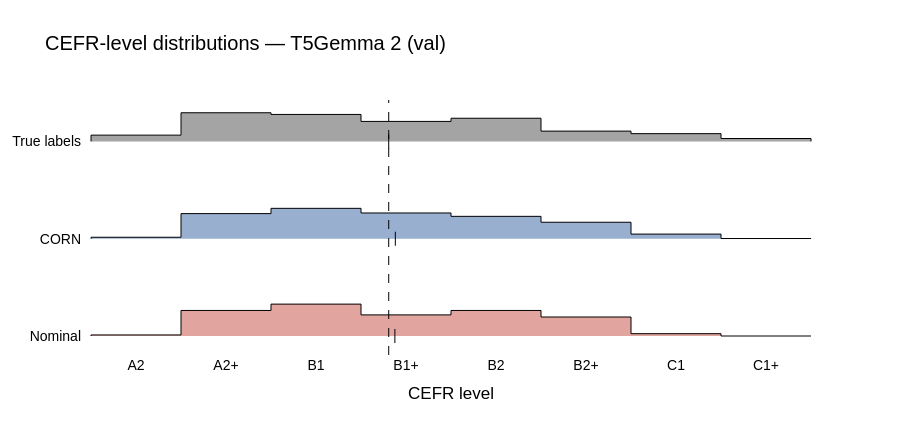

Notebook cell for this chart:
### Markdown cell above
# Histograms (including CORN and Nominal)

### Code cell
# Cell: ridgeline of label distributions from saved predictions (val)
import os
import numpy as np
import pandas as pd
import plotly.graph_objects as go

# (display name, run dir) — uncomment the Nominal line once that run exists
conditions = [
    ("CORN", "runs/t5gemma2_corn"),
    ("Nominal", "runs/t5gemma2_nominal"),
]

# true labels are shared across conditions (same val set, same order) -> read once
first_df = pd.read_csv(os.path.join(conditions[0][1], "dev_predictions.csv"))
ridge_rows = [("True labels", first_df["true_label"])]
for name, run_dir in conditions:
    df = pd.read_csv(os.path.join(run_dir, "dev_predictions.csv"))
    ridge_rows.append((name, df["pred_label"]))

idx = {lvl: i for i, lvl in enumerate(LEVELS)}
n_levels = len(LEVELS)

def level_proportions(series):
    s = series[series.isin(LEVELS)]
    counts = s.map(idx).value_counts().reindex(range(n_levels), fill_value=0)
    total = counts.sum()
    return (counts / total).to_numpy() if total else counts.to_numpy().astype(float)

def row_color(name):
    if name == "True labels": return "rgba(90,90,90,0.55)"
    if name == "CORN":        return "rgba(70,110,170,0.55)"
    if name == "Nominal":     return "rgba(200,90,80,0.55)"
    return "rgba(120,120,120,0.55)"

spacing = 1.0
scale   = 1.3

fig = go.Figure()
n_rows = len(ridge_rows)

for i, (name, series) in enumerate(ridge_rows):
    base = (n_rows - 1 - i) * spacing
    p = level_proportions(series)

    xs, ys = [], []
    for j in range(n_levels):
        xs += [j - 0.5, j + 0.5]
        ys += [base + scale * p[j]] * 2
    poly_x = [-0.5] + xs + [n_levels - 0.5]
    poly_y = [base] + ys + [base]

    fig.add_trace(go.Scatter(
        x=poly_x, y=poly_y, fill="toself", mode="lines",
        line=dict(color="black", width=1), fillcolor=row_color(name),
        hoverinfo="skip", showlegend=False,
    ))

    mean_idx = float(np.dot(np.arange(n_levels), p))
    fig.add_trace(go.Scatter(
        x=[mean_idx], y=[base], mode="markers",
        marker=dict(color="black", size=10, symbol="line-ns-open"),
        hoverinfo="skip", showlegend=False,
    ))

true_mean = float(np.dot(np.arange(n_levels), level_proportions(ridge_rows[0][1])))
fig.add_vline(x=true_mean, line=dict(color="black", width=1, dash="dash"))

fig.update_layout(
    title="CEFR-level distributions — T5Gemma 2 (val)",
    xaxis=dict(tickmode="array", tickvals=list(range(n_levels)), ticktext=LEVELS,
               title="CEFR level", range=[-0.6, n_levels - 0.4]),
    yaxis=dict(tickmode="array",
               tickvals=[(n_rows - 1 - i) * spacing for i in range(n_rows)],
               ticktext=[name for name, _ in ridge_rows],
               showgrid=False, zeroline=False),
    height=105 * n_rows + 120, width=900,
    font=dict(family="Arial", size=14, color="black"),
    plot_bgcolor="white",
)
fig.show()

### Figure 1 — Plotly figure (JSON) as saved in the notebook; plotly's stock layout.template omitted (floating-point values rounded to 4 significant figures)
{"data": [{"fill": "toself", "fillcolor": "rgba(90,90,90,0.55)", "hoverinfo": "skip", "line": {"color": "black", "width": 1}, "mode": "lines", "showlegend": false, "type": "scatter", "x": [-0.5, -0.5, 0.5, 0.5, 1.5, 1.5, 2.5, 2.5, 3.5, 3.5, 4.5, 4.5, 5.5, 5.5, 6.5, 6.5, 7.5, 7.5], "y": [2, 2.065, 2.065, 2.295, 2.295, 2.278, 2.278, 2.206, 2.206, 2.239, 2.239, 2.106, 2.106, 2.08, 2.08, 2.03, 2.03, 2]}, {"hoverinfo": "skip", "marker": {"color": "black", "size": 10, "symbol": "line-ns-open"}, "mode": "markers", "showlegend": false, "type": "scatter", "x": [2.808], "y": [2]}, {"fill": "toself", "fillcolor": "rgba(70,110,170,0.55)", "hoverinfo": "skip", "line": {"color": "black", "width": 1}, "mode": "lines", "showlegend": false, "type": "scatter", "x": [-0.5, -0.5, 0.5, 0.5, 1.5, 1.5, 2.5, 2.5, 3.5, 3.5, 4.5, 4.5, 5.5, 5.5, 6.5, 6.5, 7.5, 7.5], "y": [1, 1.015, 1.015, 1.258, 1.258, 1.313, 1.313, 1.265, 1.265, 1.23, 1.23, 1.169, 1.169, 1.048, 1.048, 1.002, 1.002, 1]}, {"hoverinfo": "skip", "marker": {"color": "black", "size": 10, "symbol": "line-ns-open"}, "mode": "markers", "showlegend": false, "type": "scatter", "x": [2.881], "y": [1]}, {"fill": "toself", "fillcolor": "rgba(200,90,80,0.55)", "hoverinfo": "skip", "line": {"color": "black", "width": 1}, "mode": "lines", "showlegend": false, "type": "scatter", "x": [-0.5, -0.5, 0.5, 0.5, 1.5, 1.5, 2.5, 2.5, 3.5, 3.5, 4.5, 4.5, 5.5, 5.5, 6.5, 6.5, 7.5, 7.5], "y": [0, 0.01085, 0.01085, 0.2626, 0.2626, 0.3277, 0.3277, 0.217, 0.217, 0.2626, 0.2626, 0.1953, 0.1953, 0.02387, 0.02387, 0, 0, 0]}, {"hoverinfo": "skip", "marker": {"color": "black", "size": 10, "symbol": "line-ns-open"}, "mode": "markers", "showlegend": false, "type": "scatter", "x": [2.876], "y": [0]}], "layout": {"font": {"color": "black", "family": "Arial", "size": 14}, "height": 435, "plot_bgcolor": "white", "shapes": [{"line": {"color": "black", "dash": "dash", "width": 1}, "type": "line", "x0": 2.808, "x1": 2.808, "xref": "x", "y0": 0, "y1": 1, "yref": "y domain"}], "title": {"text": "CEFR-level distributions — T5Gemma 2 (val)"}, "width": 900, "xaxis": {"range": [-0.6, 7.6], "tickmode": "array", "ticktext": ["A2", "A2+", "B1", "B1+", "B2", "B2+", "C1", "C1+"], "tickvals": [0, 1, 2, 3, 4, 5, 6, 7], "title": {"text": "CEFR level"}}, "yaxis": {"showgrid": false, "tickmode": "array", "ticktext": ["True labels", "CORN", "Nominal"], "tickvals": [2, 1, 0], "zeroline": false}}}
